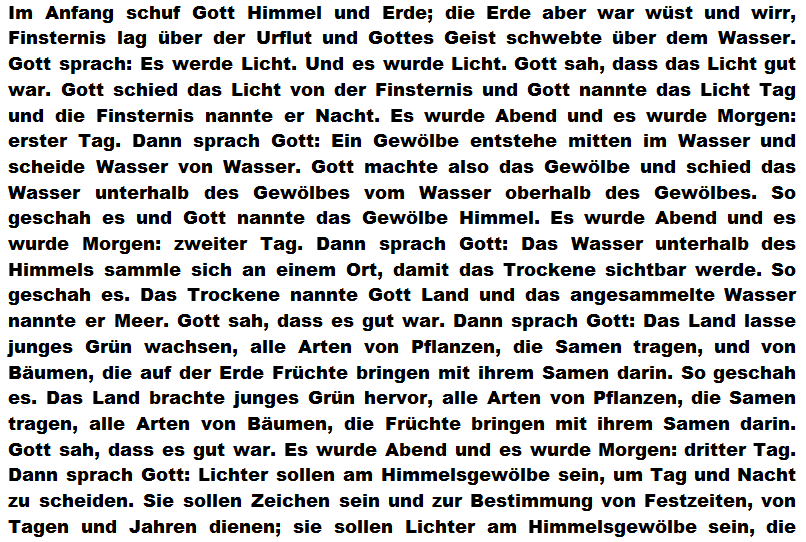
#> input picture Lab/ocr_material/altesTestament_ArialBlack.png, 806 x 542 px
$ python OCRanalysis.py
#> lines starting #> are read from the running program, lines starting #| are printed output that depends on the picture; after the words box and inside, x2 and y2 are one past the last pixel; in counts of white or black regions, pixels touching at a corner belong together
### Lab/ocr_material/SubImageRegion.py
import numpy as np
class SubImageRegion:

    def __init__(self, startX, startY, width, height, origImgArr):
        self.startX = startX
        self.startY = startY
        self.width = width
        self.height = height
        self.subImgArr = np.array([[0] * width for _ in range(height)])
        for x in range(width):
            for y in range(height):
                self.subImgArr[y][x] = origImgArr[y + startY][x + startX]

### Lab/ocr_material/ImageFeatureBase.py
from abc import ABC, abstractmethod

class ImageFeatureBase(ABC):

    def __init__(self):
        self.description = ""

    @abstractmethod
    def CalcFeatureVal(self, imgRegion, FG_val):
        pass

### Lab/ocr_material/OCRanalysis.py
import math
import cv2
import numpy as np

import ImageFeatureBase
import SubImageRegion


class OCRanalysis:
    def __init__(self):
        self.F_FGcount = 0
        self.F_MaxDistX= 1
        self.F_MaxDistY= 2
        # [6 lines of commented-out code are left out]

    def run(self, img_path):
        img = cv2.imread(img_path, cv2.IMREAD_GRAYSCALE)
        height, width = img.shape
        FG_VAL = 0 # foreground value
        BG_VAL = 255 # background value
        MARKER_VAL = 127
        thresholdVal = 127

        _, binaryImgArr = cv2.threshold(img, thresholdVal, BG_VAL, cv2.THRESH_BINARY)
        cv2.imwrite("binaryOut.png", binaryImgArr)

        #define the features to evaluate
        features_to_use = []
        features_to_use.append(ImageFeatureF_FGcount())
        features_to_use.append(ImageFeatureF_MaxDistX)
        features_to_use.append(ImageFeatureF_MaxDistY)

        linked_regions, lines = split_characters(binaryImgArr, width, height, BG_VAL, FG_VAL)

        #define the reference character
        tgtCharRow = 2
        tgtCharCol = 3
        charROI = linked_regions[tgtCharRow][tgtCharCol]

        # test calculate features
        print('features of reference character is: ')
        feature_res_arr = calc_feature_arr(charROI, BG_VAL, features_to_use)
        self.printout_feature_res(feature_res_arr, features_to_use)

        #then normalize
        feature_norm_arr = calculate_norm_arr(linked_regions, BG_VAL, features_to_use)
        print('NORMALIZED features: ')
        self.printout_feature_res(feature_norm_arr, features_to_use)

        #now check all characters and test, if similarity with reference letter is given:
        # assuming that hitCount, binaryImgArr, FG_VAL, MARKER_VAL are defined elsewhere globally
        # as they're not defined in the current code provided

        hitCount = 0  # make sure to initialize hitCount

        binary_img_arr = binaryImgArr.copy()
        for i in range(len(linked_regions)):
            for j in range(len(linked_regions[i])):
                img_reg = linked_regions[i][j]
                curr_feature_arr = calc_feature_arr(img_reg, BG_VAL, features_to_use)
                is_target_char = is_matching_char(curr_feature_arr, feature_res_arr, feature_norm_arr)
                if is_target_char:
                    hitCount += 1
                    binary_img_arr = self.mark_region_in_image(binary_img_arr, img_reg, BG_VAL, MARKER_VAL)

        #TODO: printout result image with all the marked letters
        cv2.imwrite("markedChars.png", binary_img_arr)
        print('num of found characters is = ' + str(hitCount))

    def printout_feature_res(feature_res_arr, features_to_use):
        print("========== features =========")
        for i in range(len(features_to_use)):
            print("res of F " + str(i) + ", " + features_to_use[i].description + " is " + str(feature_res_arr[i]))

    def mark_region_in_image(self, in_img_arr, img_region, color_to_replace, tgt_color):
        adjustedColors = 0
        for x in range(img_region.width):
            for y in range(img_region.height):
                if img_region.subImgArr[y][x] == color_to_replace:
                    in_img_arr[y + img_region.startY][x + img_region.startX] = tgt_color
                    adjustedColors+=1
        print('adjusted colors is ' + str(adjustedColors))
        return in_img_arr

    def printout_feature_res(self, feature_res_arr, features_to_use):
        print("========== features =========")
        for i in range(len(features_to_use)):
            print("res of F", i, ",", features_to_use[i], "is", feature_res_arr[i])


def is_empty_row(in_img, width, row_idx, BG_val):
    #TODO implementation required
    for x in range(width):
        if in_img[row_idx][x] != BG_val:
            return False
    return True

def is_empty_column(in_img, height, col_idx, BG_val):
    #TODO implementation required
    for y in range(height):
        if in_img[y][col_idx] != BG_val:
            return False
    return True

def split_characters_vertically(row_image, BG_val, FG_val, orig_img, row_start, row_end):
    return_char_arr = []

    # iterate over all columns
    #TODO implementation required
    height = row_end - row_start
    width = row_image.shape[1]
    col = 0

    while col < width:
        if not is_empty_column(row_image, height, col, BG_val):
            col_start = col
            while col < width and not is_empty_column(row_image, height, col, BG_val):
                col += 1
            col_end = col

            region = SubImageRegion.SubImageRegion(
                col_start,
                row_start,
                col_end - col_start,
                row_end - row_start,
                orig_img
            )
            return_char_arr.append(region)
        else:
            col += 1

    return return_char_arr


def split_characters(in_img, width, height, BG_val, FG_val):
    return_char_matrix = []
    row = 0

    # iterate over all lines
    # TODO implementation required
    while row < height:
        if not is_empty_row(in_img, width, row, BG_val):
            row_start = row
            while row < height and not is_empty_row(in_img, width, row, BG_val):
                row += 1
            row_end = row

            line_img = in_img[row_start:row_end, :]
            char_regions = split_characters_vertically(line_img, BG_val, FG_val, in_img, row_start, row_end)
            return_char_matrix.append(char_regions)
        else:
            row += 1

    return return_char_matrix, len(return_char_matrix)

def calculate_norm_arr(input_regions, FG_val, features_to_use):
    # calculate the average per feature to allow for normalization
    return_arr = [0] * len(features_to_use)
    num_of_regions = 0

    for i in range(len(features_to_use)):
        curr_row = input_regions[i]
        for j in range(len(curr_row)):
            curr_feature_vals = calc_feature_arr(curr_row[j], FG_val, features_to_use)
            for k in range(len(return_arr)):
                return_arr[k] += curr_feature_vals[k]

            num_of_regions += 1

    for k in range(len(return_arr)):
        return_arr[k] /= num_of_regions

    return return_arr

def calc_feature_arr(region, FG_val, features_to_use):
    feature_res_arr = [0] * len(features_to_use)
    for i in range(len(features_to_use)):
        curr_feature_val = features_to_use[i].CalcFeatureVal(region, FG_val)
        feature_res_arr[i] = curr_feature_val

    return feature_res_arr

def is_matching_char(curr_feature_arr, ref_feature_arr, norm_feature_arr):
    CORR_COEFFICIENT_LIMIT = 0.999

    # first normalize the arrays
    for i in range(len(curr_feature_arr)):
        curr_feature_arr[i] = (curr_feature_arr[i] - norm_feature_arr[i]) / norm_feature_arr[i]

    #then calulate correlation_coefficient
    correlation_coefficient = 1.0 #TODO change

    if correlation_coefficient > CORR_COEFFICIENT_LIMIT:
        return True

    return False


class ImageFeatureF_FGcount(ImageFeatureBase.ImageFeatureBase):
    def __init__(self):
        super().__init__()
        self.description = "Pixelanzahl"

    def CalcFeatureVal(self, imgRegion, FG_val):
        count = 0
        for x in range(imgRegion.width):
            for y in range(imgRegion.height):
                if imgRegion.subImgArr[y][x] == FG_val:
                    count += 1
        return count

class ImageFeatureF_MaxDistX(ImageFeatureBase.ImageFeatureBase):
    def __init__(self):
        super().__init__()
        self.description = "maximale Ausdehnung in X-Richtung"

    def CalcFeatureVal(imgRegion, FG_val):
        return imgRegion.width

class ImageFeatureF_MaxDistY(ImageFeatureBase.ImageFeatureBase):
    def __init__(self):
        super().__init__()
        self.description = "maximale Ausdehnung in Y-Richtung"

    def CalcFeatureVal(imgRegion, FG_val):
        return imgRegion.height


def main():
    print("OCR")
    inImgPath = "altesTestament_ArialBlack.png"
    myAnalysis = OCRanalysis()
    myAnalysis.run(inImgPath)
#> in run, `img = cv2.imread(img_path, cv2.IMREAD_GRAYSCALE)`:
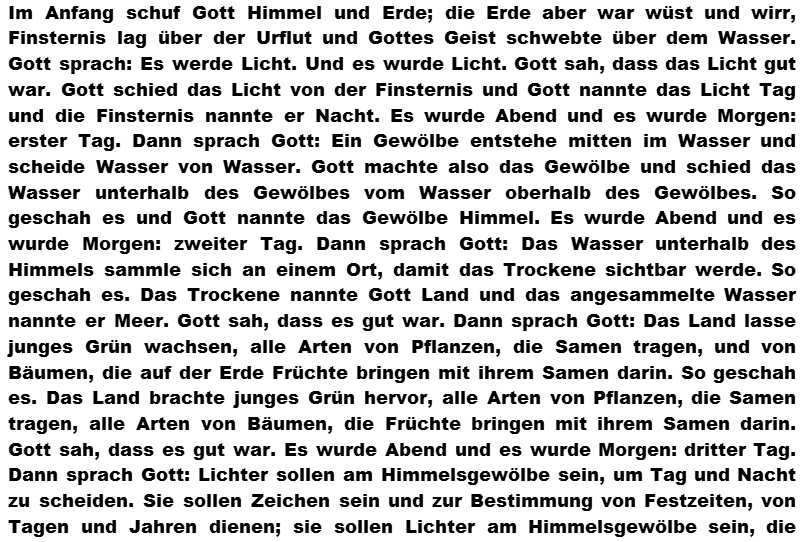
#> img: shape (542, 806); min 0, max 255, mean 203.1
#> in run, `_, binaryImgArr = cv2.threshold(img, thresholdVal, BG_VAL, cv2.THRESH_..`:
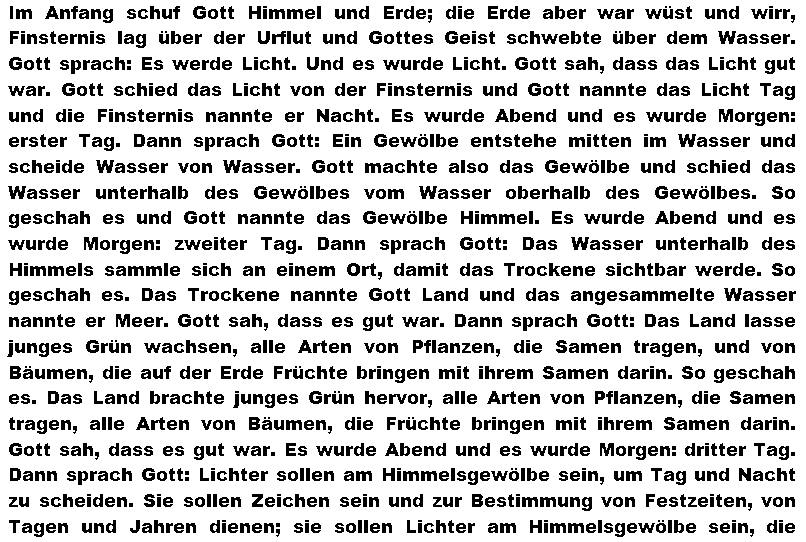
#> binaryImgArr: shape (542, 806); 79.7% white; 1364 black regions (129 under 20 px), largest, box (x1, y1, x2, y2) and area: (718, 31, 736, 44) 143, (678, 134, 696, 147) 143, (96, 160, 114, 173) 143
#> the loop in printout_feature_res, `for i in range(len(features_to_use)):` made 3 passes
#> (printed output is left out)
#> the loop in calculate_norm_arr, `for k in range(len(return_arr)):` made 3 passes
#> the loop in printout_feature_res (call 2), `for i in range(len(features_to_use)):` made 3 passes
#> (printed output is left out)
#> the loop in run, `for i in range(len(linked_regions)):` made 21 passes
#> (printed output is left out)
#> after the loop in run, `for i in range(len(linked_regions)):`:
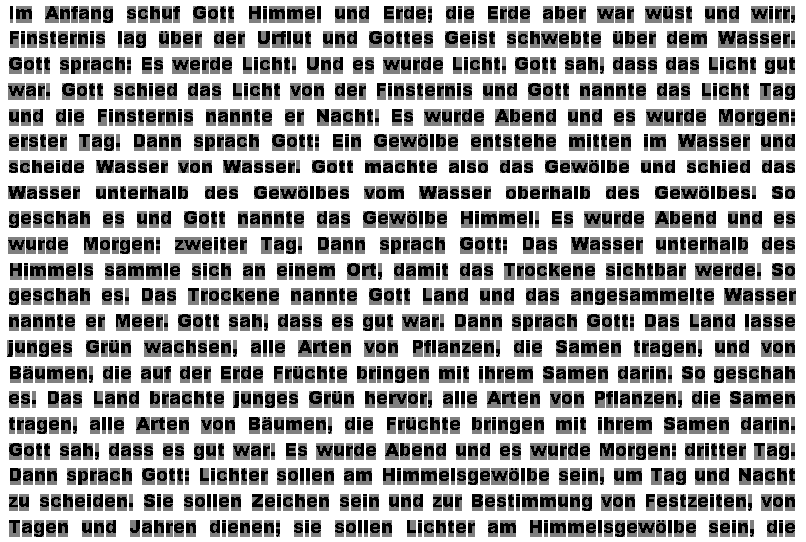
#> binary_img_arr: shape (542, 806); min 0, max 255, mean 171.9

if __name__ == "__main__":
    main()
